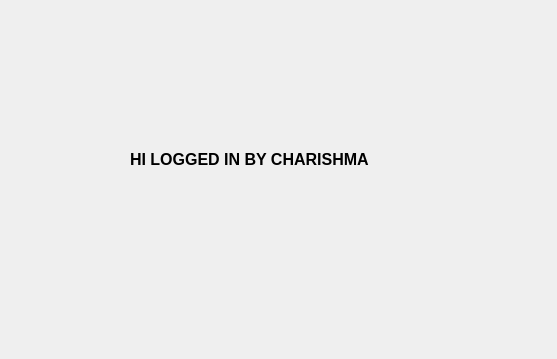
<?xml version="1.0" encoding="UTF-8"?>
<ui version="4.0">
 <class>InfoDialog</class>
 <widget class="QDialog" name="InfoDialog">
  <property name="geometry">
   <rect>
    <x>0</x>
    <y>0</y>
    <width>557</width>
    <height>359</height>
   </rect>
  </property>
  <property name="windowTitle">
   <string>Dialog</string>
  </property>
  <widget class="QLabel" name="label">
   <property name="geometry">
    <rect>
     <x>130</x>
     <y>150</y>
     <width>401</width>
     <height>20</height>
    </rect>
   </property>
   <property name="text">
    <string>&lt;html&gt;&lt;head/&gt;&lt;body&gt;&lt;p&gt;&lt;span style=&quot; font-size:12pt; font-weight:600;&quot;&gt;HI LOGGED IN BY CHARISHMA&lt;/span&gt;&lt;/p&gt;&lt;/body&gt;&lt;/html&gt;</string>
   </property>
  </widget>
 </widget>
 <resources/>
 <connections/>
</ui>
